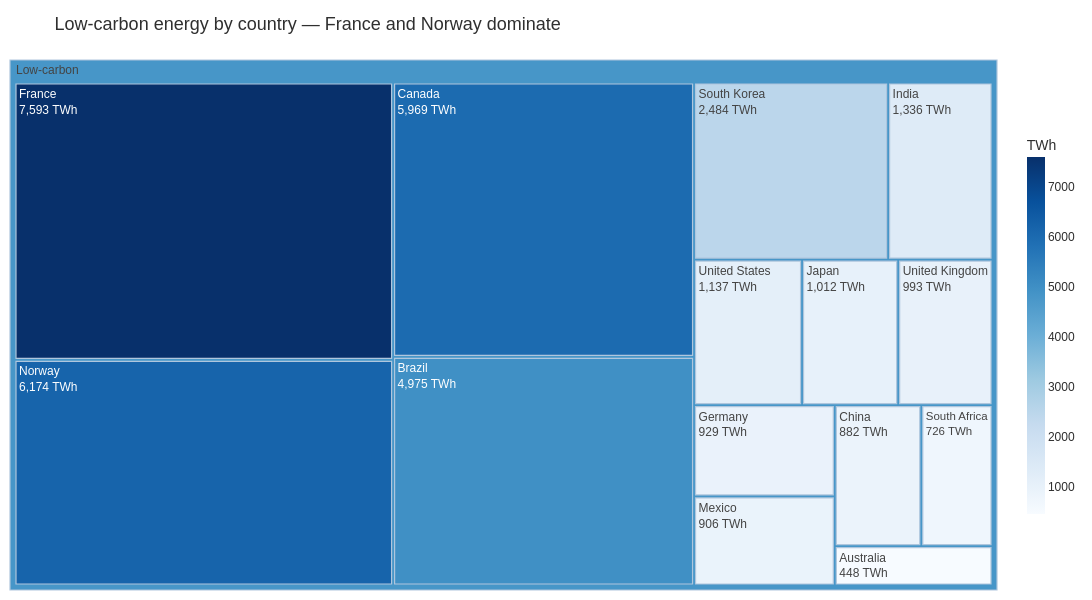

Here is the notebook cell this chart was saved with:
### Markdown cell above
## Task 3 — Treemap vs bar: low-carbon energy by country

**What to build:** Build **both** a treemap and a horizontal bar chart showing total low-carbon TWh (Nuclear + Hydro) per country. Then answer the question in a markdown cell below.

**Requirements:**
- Filter to `Source_Type == 'Low-carbon'` and aggregate TWh by country
- Treemap: single-level `path=['All', 'Country']` with a dummy root node labelled `'Low-carbon'`
- Bar chart: sorted by TWh, horizontal orientation, CVD-safe colour
- Both charts show TWh values, not percentages
- Insight title on the bar chart naming the leading country

### Code cell
import plotly.express as px

# Task 3 — Treemap vs Bar: Low-carbon energy by country

# -----------------------------------
# 1) Filter and aggregate the data
# -----------------------------------
lowcarbon = (
    df.loc[df["Source_Type"] == "Low-carbon", ["Country", "TWh"]]
    .groupby("Country", as_index=False)["TWh"]
    .sum()
    .sort_values("TWh", ascending=False)
)

print(f"Countries: {len(lowcarbon)}")
print(lowcarbon.head(10))

lowcarbon["All"] = "Low-carbon"



top_country = lowcarbon.iloc[0]["Country"]

# -----------------------------------
# 2) Treemap
# -----------------------------------
fig_tree = px.treemap(
    lowcarbon,
    path=["All", "Country"],
    values="TWh",
    color="TWh",
    color_continuous_scale="Blues",
    title="Low-carbon energy by country — France and Norway dominate",
    height=600,
    width=1100
)

fig_tree.update_traces(
    texttemplate="%{label}<br>%{value:,.0f} TWh",
    hovertemplate="<b>%{label}</b><br>%{value:,.0f} TWh<extra></extra>",
    root_color="white",
    marker=dict(line=dict(color="#AFC6DD", width=1.2))
)

fig_tree.update_layout(
    paper_bgcolor="white",
    plot_bgcolor="white",
    font=dict(family="Arial", size=12, color="#2F2F2F"),
    title_font=dict(family="Arial", size=18, color="#2F2F2F"),
    margin=dict(l=10, r=10, t=60, b=10),
    coloraxis_colorbar=dict(
        title=dict(text="TWh"),
        tickfont=dict(color="#2F2F2F"),
        thickness=18,
        len=0.75
    )
)

fig_tree.show()

### Figure 1 — Plotly figure (JSON) as saved in the notebook; plotly's stock layout.template omitted (floating-point values rounded to 4 significant figures)
{"data": [{"branchvalues": "total", "customdata": [[7593.0], [6174.0], [5969.0], [4975.0], [2484.0], [1336.0], [1137.0], [1012.0], [993.0], [929.0], [906.0], [882.0], [726.0], [448.0], [4797.0]], "domain": {"x": [0, 1], "y": [0, 1]}, "hovertemplate": "<b>%{label}</b><br>%{value:,.0f} TWh<extra></extra>", "ids": ["Low-carbon/France", "Low-carbon/Norway", "Low-carbon/Canada", "Low-carbon/Brazil", "Low-carbon/South Korea", "Low-carbon/India", "Low-carbon/United States", "Low-carbon/Japan", "Low-carbon/United Kingdom", "Low-carbon/Germany", "Low-carbon/Mexico", "Low-carbon/China", "Low-carbon/South Africa", "Low-carbon/Australia", "Low-carbon"], "labels": ["France", "Norway", "Canada", "Brazil", "South Korea", "India", "United States", "Japan", "United Kingdom", "Germany", "Mexico", "China", "South Africa", "Australia", "Low-carbon"], "marker": {"coloraxis": "coloraxis", "colors": [7593.0, 6174.0, 5969.0, 4975.0, 2484.0, 1336.0, 1137.0, 1012.0, 993.0, 929.0, 906.0, 882.0, 726.0, 448.0, 4797.0], "line": {"color": "#AFC6DD", "width": 1.2}}, "name": "", "parents": ["Low-carbon", "Low-carbon", "Low-carbon", "Low-carbon", "Low-carbon", "Low-carbon", "Low-carbon", "Low-carbon", "Low-carbon", "Low-carbon", "Low-carbon", "Low-carbon", "Low-carbon", "Low-carbon", ""], "root": {"color": "white"}, "texttemplate": "%{label}<br>%{value:,.0f} TWh", "type": "treemap", "values": [7593.0, 6174.0, 5969.0, 4975.0, 2484.0, 1336.0, 1137.0, 1012.0, 993.0, 929.0, 906.0, 882.0, 726.0, 448.0, 35560.0]}], "layout": {"coloraxis": {"colorbar": {"len": 0.75, "thickness": 18, "tickfont": {"color": "#2F2F2F"}, "title": {"text": "TWh"}}, "colorscale": [[0, "rgb(247,251,255)"], [0.125, "rgb(222,235,247)"], [0.25, "rgb(198,219,239)"], [0.375, "rgb(158,202,225)"], [0.5, "rgb(107,174,214)"], [0.625, "rgb(66,146,198)"], [0.75, "rgb(33,113,181)"], [0.875, "rgb(8,81,156)"], [1, "rgb(8,48,107)"]]}, "font": {"color": "#2F2F2F", "family": "Arial", "size": 12}, "height": 600, "legend": {"tracegroupgap": 0}, "margin": {"b": 10, "l": 10, "r": 10, "t": 60}, "paper_bgcolor": "white", "plot_bgcolor": "white", "title": {"font": {"color": "#2F2F2F", "family": "Arial", "size": 18}, "text": "Low-carbon energy by country — France and Norway dominate"}, "width": 1100}}
